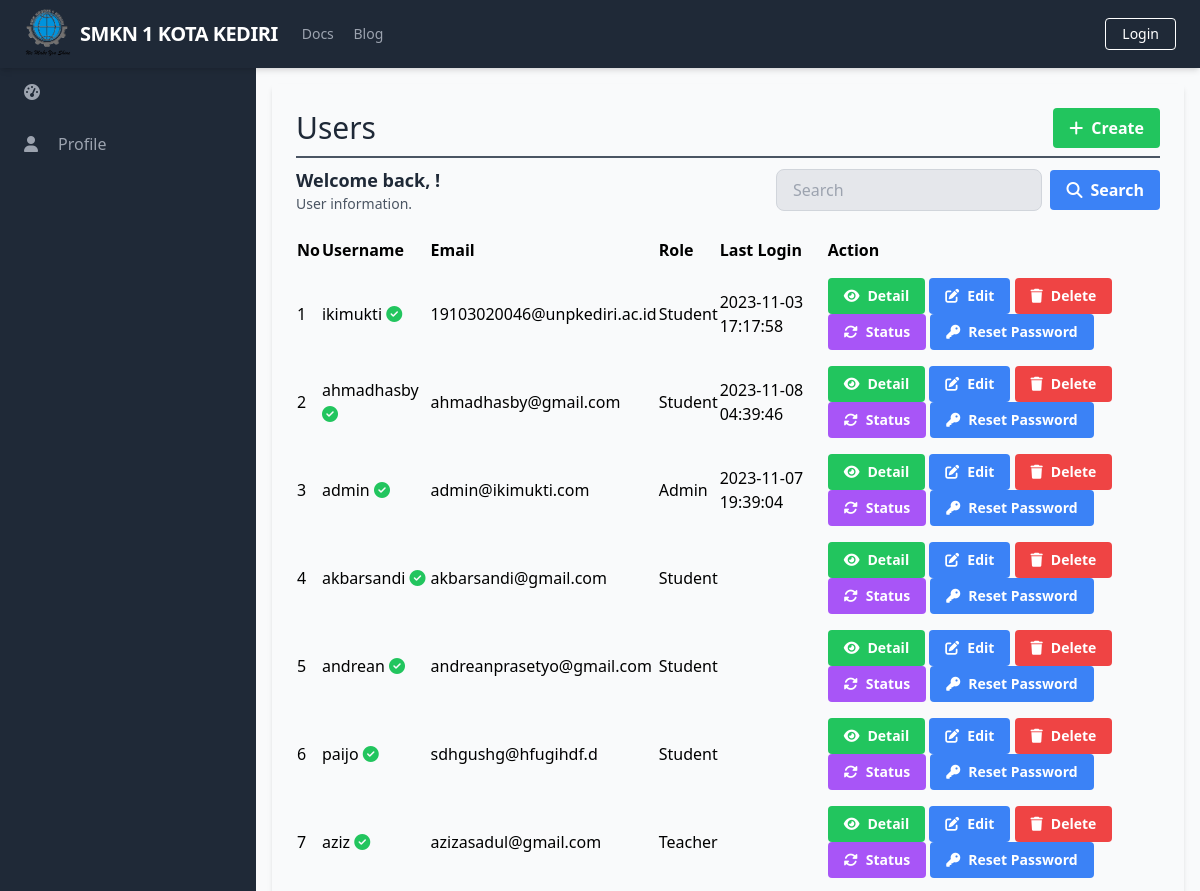
The app's page /manage_users/manage_users_list.php (upper part), older data.
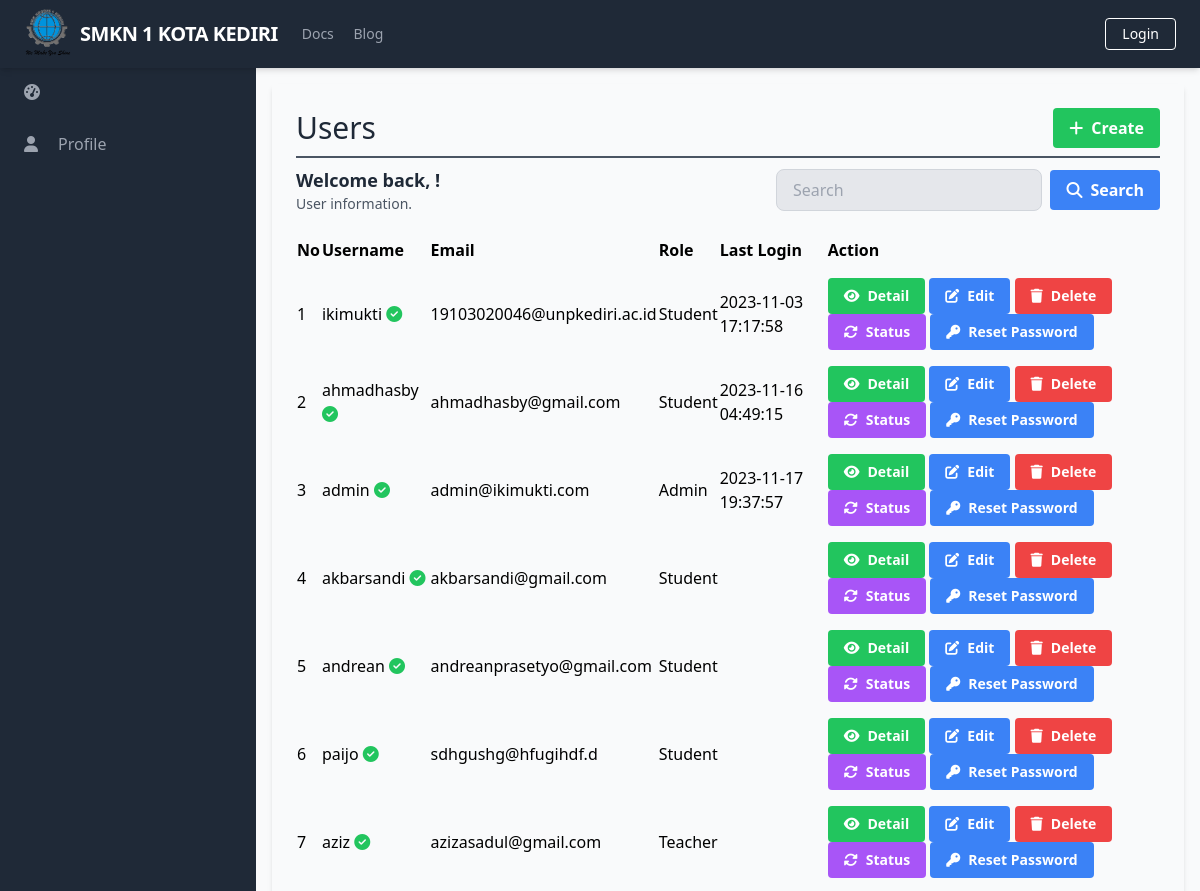
The same page, newer data.
### tables this page shows
CREATE TABLE `Users` (
  `UserID` int(11) NOT NULL,
  `Username` varchar(50) NOT NULL,
  `Password` varchar(255) NOT NULL,
  `Email` varchar(100) NOT NULL,
  `FullName` varchar(100) DEFAULT NULL,
  `DateOfBirth` date DEFAULT NULL,
  `Gender` varchar(10) DEFAULT NULL,
  `Address` text DEFAULT NULL,
  `PhoneNumber` varchar(20) DEFAULT NULL,
  `RoleID` int(11) DEFAULT NULL,
  `AccountCreationDate` timestamp NOT NULL DEFAULT current_timestamp() ON UPDATE current_timestamp(),
  `LastLogin` datetime DEFAULT NULL,
  `AccountStatus` varchar(20) DEFAULT NULL,
  `ProfilePictureURL` varchar(255) DEFAULT NULL,
  `ActivationStatus` varchar(20) DEFAULT NULL
);

CREATE TABLE `Role` (
  `RoleID` int(11) NOT NULL,
  `RoleName` varchar(50) NOT NULL
);

### database/connection.php (called while the page is built, shortened)
<?php
$baseUrl = "http://localhost/final_project_aziz_2023/";

### public/manage_users/manage_users_list.php (the view, shortened to what the changed rows need)
<?php
require_once('../../database/connection.php');
?>
<?php include_once('../components/header.php'); ?>
<div class="h-screen flex flex-col">
    <div class="flex-grow bg-gray-50 flex flex-row shadow-md">
        <main class=" bg-gray-50 flex flex-col flex-1 overflow-y-scroll h-screen flex-shrink-0 sc-hide pb-40">
            <div class="flex items-start justify-start p-6 shadow-md m-4 flex-1 flex-col">
                <div class="flex flex-row justify-between items-center w-full border-b-2 border-gray-600 mb-2 pb-2">
                    <h1 class="text-3xl text-gray-800 font-semibol w-full">Users</h1>
                </div>
                <div class="flex flex-col w-full">
                    <div class="flex flex-row justify-between items-center w-full mb-2 pb-2">
                        <div>
                            <h2 class="text-lg text-gray-800 font-semibold">Welcome back, <?php echo $_SESSION['FullName']; ?>!</h2>
                        </div>
                    </div>
                    <table class="min-w-full">
                        <thead>
                            <tr>
                                <th class="text-left py-2">No</th>
                                <th class="text-left py-2">Username</th>
                                <th class="text-left py-2">Email</th>
                                <th class="text-left py-2">Role</th>
                                <th class="text-left py-2">Last Login</th>
                                <th class="text-left py-2">Action</th>
                            </tr>
                        </thead>
                        <tbody>
                            <?php
                            $searchTerm = isset($_GET['search']) ? $_GET['search'] : '';
                            $page = isset($_GET['page']) ? $_GET['page'] : 1;
                            $query = "SELECT u.UserID, u.Username, u.Email, r.RoleName, u.LastLogin, u.ActivationStatus FROM Users u
                                      LEFT JOIN Role r ON u.RoleID = r.RoleID
                                      WHERE u.Username LIKE '%$searchTerm%' OR u.Email LIKE '%$searchTerm%'
                                      LIMIT 15 OFFSET " . ($page - 1) * 15;
                            $result = $conn->query($query);
                            $no = 1;
                            while ($row = $result->fetch_assoc()) {
                            ?>
                                <tr>
                                    <td class="py-2"><?php echo $no++; ?></td>
                                    <td class="py-2">
                                        <?php echo $row['Username']; ?>
                                        <?php
                                        if ($row['ActivationStatus'] == 'pending' || $row['ActivationStatus'] == NULL) {
                                            echo '<i class="fas fa-hourglass-half text-yellow-500"></i>';
                                        } elseif ($row['ActivationStatus'] == 'active') {
                                            echo '<i class="fas fa-check-circle text-green-500"></i>';
                                        } elseif ($row['ActivationStatus'] == 'disabled') {
                                            echo '<i class="fas fa-ban text-red-500"></i>';
                                        }
                                        ?>
                                    </td>
                                    <td class="py-2"><?php echo $row['Email']; ?></td>
                                    <td class="py-2"><?php echo $row['RoleName']; ?></td>
                                    <td class="py-2"><?php echo $row['LastLogin']; ?></td>
                                    <td class='py-2'>
                                        <a href="<?php echo $baseUrl; ?>public/manage_users/manage_users_detail.php?id=<?php echo $row['UserID'] ?>" class='bg-green-500 hover-bg-green-700 text-white font-bold py-2 px-4 rounded inline-flex items-center text-sm'>
                                            <i class='fas fa-eye mr-2'></i>
                                            <span>Detail</span>
                                        </a>
                                        <a href="<?php echo $baseUrl; ?>public/manage_users/manage_users_update.php?id=<?php echo $row['UserID'] ?>" class='bg-blue-500 hover-bg-blue-700 text-white font-bold py-2 px-4 rounded inline-flex items-center text-sm'>
                                            <i class='fas fa-edit mr-2'></i>
                                            <span>Edit</span>
                                        </a>
                                        <a href="#" onclick="confirmDelete(<?php echo $row['UserID']; ?>)" class='bg-red-500 hover-bg-red-700 text-white font-bold py-2 px-4 rounded inline-flex items-center text-sm'>
                                            <i class='fas fa-trash mr-2'></i>
                                            <span>Delete</span>
                                        </a>
                                        <a href="#" onclick="confirmUpdateStatus(<?php echo $row['UserID']; ?>, '<?php echo $row['ActivationStatus']; ?>')" class='bg-purple-500 hover-bg-blue-700 text-white font-bold py-2 px-4 rounded inline-flex items-center text-sm'>
                                            <i class='fas fa-sync-alt mr-2'></i>
                                            <span>Status</span>
                                        </a>
                                        <a href="<?php echo $baseUrl; ?>public/manage_users/manage_users_reset_password.php?id=<?php echo $row['UserID']; ?>" class="bg-blue-500 hover-bg-blue-700 text-white font-bold py-2 px-4 rounded inline-flex items-center text-sm">
                                            <i class="fas fa-key mr-2"></i>
                                            <span>Reset Password</span>
                                        </a>
                                    </td>
                                </tr>
                            <?php
                            }
                            ?>
                        </tbody>
                    </table>
                </div>
        </main>
    </div>
</div>
</body>
</html>

Row changes from the older to the newer data that the page shows:
changed users "ahmadhasby": LastLogin "2023-11-08 04:39:46" → "2023-11-16 04:49:15"
changed users "admin": LastLogin "2023-11-07 19:39:04" → "2023-11-17 19:37:57"
